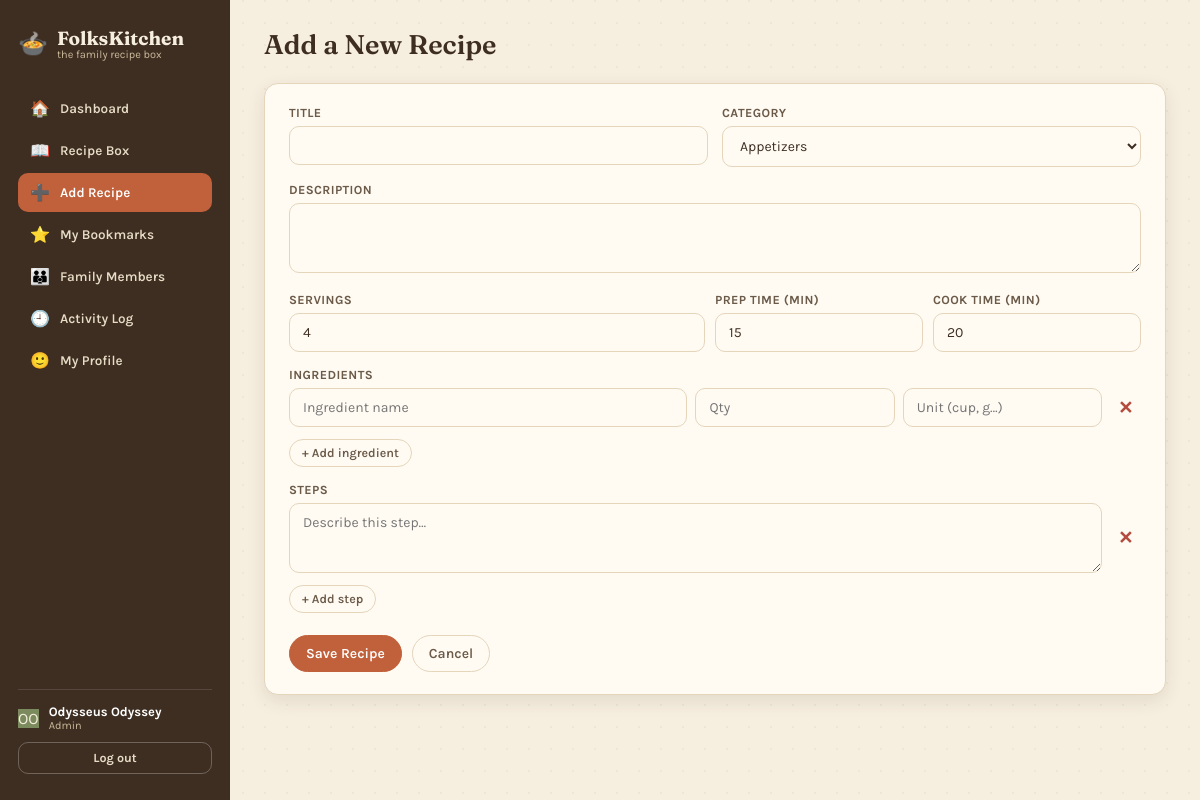
/recipe_form.php (signed in), run on the app's committed database.
### tables this page shows
CREATE TABLE Users
(
  User_ID       INT          NOT NULL AUTO_INCREMENT,
  First_Name    VARCHAR(50)  NOT NULL,
  Last_Name     VARCHAR(50)  NOT NULL,
  Username      VARCHAR(50)  NOT NULL,
  Email         VARCHAR(100) NOT NULL,
  Password_Hash VARCHAR(255) NOT NULL,
  Birthdate     DATE         NOT NULL,
  Gender        VARCHAR(20)  NOT NULL,
  City          VARCHAR(100) NOT NULL,
  Role          VARCHAR(20)  NOT NULL,
  Created_At    DATETIME     NOT NULL,
  PRIMARY KEY (User_ID)
);

CREATE TABLE Categories
(
  Category_ID   INT         NOT NULL AUTO_INCREMENT,
  Category_Name VARCHAR(50) NOT NULL,
  Description   TEXT        NOT NULL,
  PRIMARY KEY (Category_ID)
);

### database/config/database.php (called while the page is built)
<?php
return [
    'host'   => 'localhost',
    'dbname' => 'folkskitchen',
    'user'   => 'root',
    'pass'   => '',
    'charset'=> 'utf8mb4',
];

### classes/Database.php (called while the page is built)
<?php
class Database
{
    private static ?PDO $instance = null;
    public static function getConnection(): PDO
    {
        if (self::$instance === null) {
            $config = require __DIR__ . '/../config/database.php';
            $dsn = sprintf(
                'mysql:host=%s;dbname=%s;charset=%s',
                $config['host'],
                $config['dbname'],
                $config['charset'] ?? 'utf8mb4'
            );
            try {
                self::$instance = new PDO($dsn, $config['user'], $config['pass'], [
                    PDO::ATTR_ERRMODE            => PDO::ERRMODE_EXCEPTION,
                    PDO::ATTR_DEFAULT_FETCH_MODE => PDO::FETCH_ASSOC,
                    PDO::ATTR_EMULATE_PREPARES   => false,
                ]);
            } catch (PDOException $e) {
                die(
                    'Database connection failed: ' . $e->getMessage() .
                    '. Check config/database.php and make sure the "folkskitchen" ' .
                    'database has been created and imported (see database/ folder).'
                );
            }
        }
        return self::$instance;
    }
}

### classes/User.php (called while the page is built, shortened)
<?php
require_once __DIR__ . '/Database.php';
class User
{
    public string $firstName;
    public string $lastName;
    public function __construct(array $row = [])
    {
        $this->id           = isset($row['User_ID']) ? (int) $row['User_ID'] : null;
        $this->firstName    = $row['First_Name'] ?? '';
        $this->lastName     = $row['Last_Name'] ?? '';
        $this->role         = $row['Role'] ?? self::ROLE_PARTICIPANT;
    }
    public function fullName(): string
    {
        return trim("{$this->firstName} {$this->lastName}");
    }
    public function initials(): string
    {
        $a = $this->firstName !== '' ? substr($this->firstName, 0, 1) : '';
        $b = $this->lastName !== '' ? substr($this->lastName, 0, 1) : '';
        return strtoupper($a . $b);
    }
    public static function findById(int $id): ?self
    {
        $stmt = Database::getConnection()->prepare('SELECT * FROM Users WHERE User_ID = ?');
        $stmt->execute([$id]);
        $row = $stmt->fetch();
        return $row ? new self($row) : null;
    }
}

### includes/bootstrap.php (called while the page is built, shortened)
<?php
require_once __DIR__ . '/../classes/Database.php';
require_once __DIR__ . '/../classes/User.php';
require_once __DIR__ . '/../classes/Category.php';
function e(?string $value): string
{
    return htmlspecialchars($value ?? '', ENT_QUOTES, 'UTF-8');
}
function currentUser(): ?User
{
    static $cached = false;
    if ($cached === false) {
        $cached = isset($_SESSION['user_id']) ? User::findById((int) $_SESSION['user_id']) : null;
    }
    return $cached;
}
function requireLogin(): User
{
    $user = currentUser();
    return $user;
}
function requireAdmin(): User
{
    $user = requireLogin();
    return $user;
}
function avatarColor(int $userId): string
{
    return AVATAR_COLORS[$userId % count(AVATAR_COLORS)];
}

### classes/Category.php (called while the page is built, shortened)
<?php
require_once __DIR__ . '/Database.php';
class Category
{
    public function __construct(array $row = [])
    {
        $this->id          = isset($row['Category_ID']) ? (int) $row['Category_ID'] : null;
        $this->name        = $row['Category_Name'] ?? '';
    }
    public static function all(): array
    {
        $rows = Database::getConnection()->query('SELECT * FROM Categories ORDER BY Category_Name')->fetchAll();
        return array_map(fn($row) => new self($row), $rows);
    }
}

### recipe_form.php (the view, shortened to what this page needs)
<?php
require_once __DIR__ . '/includes/bootstrap.php';
$user = requireAdmin();
$editId = isset($_GET['id']) ? (int) $_GET['id'] : (isset($_POST['id']) ? (int) $_POST['id'] : null);
$editing = $editId ? Recipe::findById($editId) : null;
$categories = Category::all();
$values = [
    'title' => $editing->title ?? '',
    'description' => $editing->description ?? '',
    'category_id' => $editing->categoryId ?? ($categories[0]->id ?? 0),
    'servings' => $editing->servings ?? 4,
    'prep_time' => $editing->prepTime ?? 15,
    'cook_time' => $editing->cookTime ?? 20,
];
$ingredientRows = $editing
    ? array_map(fn($i) => ['name' => $i->name, 'quantity' => $i->quantity, 'unit' => $i->unit], $editing->ingredients())
    : [['name' => '', 'quantity' => '', 'unit' => '']];
$stepRows = $editing ? array_map(fn($s) => $s->instruction, $editing->steps()) : [''];
$activeNav = 'add-recipe';
require __DIR__ . '/includes/header.php';
?>
<div class="topbar"><h2 class="page-title"><?= $editing ? 'Edit Recipe' : 'Add a New Recipe' ?></h2></div>
<div class="card">
  <form method="post" action="recipe_form.php<?= $editing ? '?id=' . $editing->id : '' ?>">
    <div class="form-grid2">
      <div class="form-row">
        <label>Title</label>
        <input type="text" name="title" required value="<?= e($values['title']) ?>">
      </div>
      <div class="form-row">
        <label>Category</label>
        <select name="category_id" required>
          <?php foreach ($categories as $c): ?>
            <option value="<?= $c->id ?>" <?= $values['category_id'] === $c->id ? 'selected' : '' ?>><?= e($c->name) ?></option>
          <?php endforeach; ?>
        </select>
      </div>
    </div>
    <div class="form-row">
      <label>Description</label>
      <textarea name="description" required><?= e($values['description']) ?></textarea>
    </div>
    <div class="form-grid3">
      <div class="form-row"><label>Servings</label><input type="number" min="1" name="servings" required value="<?= (int) $values['servings'] ?>"></div>
      <div class="form-row"><label>Prep time (min)</label><input type="number" min="0" name="prep_time" required value="<?= (int) $values['prep_time'] ?>"></div>
      <div class="form-row"><label>Cook time (min)</label><input type="number" min="0" name="cook_time" required value="<?= (int) $values['cook_time'] ?>"></div>
    </div>
    <div class="form-row">
      <label>Ingredients</label>
      <div id="ingredients-container">
        <?php foreach ($ingredientRows as $row): ?>
          <div class="dyn-row ingredient-row">
            <input type="text" name="ing_name[]" placeholder="Ingredient name" value="<?= e($row['name']) ?>">
            <input type="number" step="any" name="ing_qty[]" placeholder="Qty" value="<?= e((string) $row['quantity']) ?>">
            <input type="text" name="ing_unit[]" placeholder="Unit (cup, g…)" value="<?= e($row['unit']) ?>">
            <button type="button" class="row-remove" onclick="this.closest('.dyn-row').remove()" title="Remove">✕</button>
          </div>
        <?php endforeach; ?>
      </div>
      <button type="button" class="btn btn-ghost btn-sm add-row-btn" onclick="addRow('ingredients-container', ingredientRowHTML())">+ Add ingredient</button>
    </div>
    <div class="form-row">
      <label>Steps</label>
      <div id="steps-container">
        <?php foreach ($stepRows as $instruction): ?>
          <div class="dyn-row step-row">
            <textarea name="step_text[]" placeholder="Describe this step…" rows="2"><?= e($instruction) ?></textarea>
            <button type="button" class="row-remove" onclick="this.closest('.dyn-row').remove()" title="Remove">✕</button>
          </div>
        <?php endforeach; ?>
      </div>
      <button type="button" class="btn btn-ghost btn-sm add-row-btn" onclick="addRow('steps-container', stepRowHTML())">+ Add step</button>
    </div>
    <div class="form-actions">
      <button type="submit" class="btn btn-primary"><?= $editing ? 'Save Changes' : 'Save Recipe' ?></button>
      <a class="btn btn-ghost" href="<?= $editing ? 'recipe_detail.php?id=' . $editing->id : 'recipes.php' ?>">Cancel</a>
    </div>
  </form>
</div>
<?php require __DIR__ . '/includes/footer.php'; ?>

### includes/header.php (shortened to what this page needs)
<?php
$user = currentUser();
$activeNav = $activeNav ?? '';
$navItems = [
    ['id' => 'dashboard',  'href' => 'index.php',       'icon' => '🏠', 'label' => 'Dashboard'],
    ['id' => 'recipes',    'href' => 'recipes.php',     'icon' => '📖', 'label' => 'Recipe Box'],
    ['id' => 'add-recipe', 'href' => 'recipe_form.php', 'icon' => '➕', 'label' => 'Add Recipe', 'adminOnly' => true],
    ['id' => 'bookmarks',  'href' => 'bookmarks.php',   'icon' => '⭐', 'label' => 'My Bookmarks'],
    ['id' => 'members',    'href' => 'members.php',     'icon' => '👪', 'label' => 'Family Members', 'adminOnly' => true],
    ['id' => 'activity',   'href' => 'activity.php',    'icon' => '🕘', 'label' => 'Activity Log'],
    ['id' => 'profile',    'href' => 'profile.php',     'icon' => '🙂', 'label' => 'My Profile'],
];
?>
<!DOCTYPE html>
<html lang="en">
<head>
<link rel="stylesheet" href="assets/style.css">
</head>
<body>
<?php if ($user): ?>
<div id="app-shell" class="active">
  <aside class="sidebar">
    <div class="brand">
      <div class="brand-mark">🍲</div>
      <div>
        <div class="brand-name">FolksKitchen</div>
        <div class="brand-tag">the family recipe box</div>
      </div>
    </div>
    <nav class="nav">
      <?php foreach ($navItems as $item): ?>
        <a class="nav-item <?= $activeNav === $item['id'] ? 'active' : '' ?>" href="<?= e($item['href']) ?>">
          <span class="ic"><?= $item['icon'] ?></span> <?= e($item['label']) ?>
        </a>
      <?php endforeach; ?>
    </nav>
    <div class="sidebar-footer">
      <div class="sidebar-user">
        <div class="avatar" style="background:<?= avatarColor($user->id) ?>"><?= e($user->initials()) ?></div>
        <div>
          <div class="name"><?= e($user->fullName()) ?></div>
          <div class="role"><?= e($user->role) ?></div>
        </div>
      </div>
      <a class="logout-btn" href="logout.php" style="display:block; text-align:center; text-decoration:none;">Log out</a>
    </div>
  </aside>
  <main class="main">
<?php else: ?>
  <main class="main" style="max-width:none;">
<?php endif; ?>

### assets/style.css (style rules this page uses)
:root { --cream:#F6EEDF; --paper:#FFFBF3; --paper-edge:#EFE3C8; --ink:#3E2E22; --ink-soft:#6B5A48; --terracotta:#C1613B; --terracotta-dark:#A44E2E; --sage:#7C8B5D; --sage-dark:#5F6D45; --mustard:#DDA23B; --line:#E4D5BB; --danger:#B44B3E; --shadow: 0 6px 18px rgba(62,46,34,0.10); --radius: 14px; }
* { box-sizing:border-box; }
html,body { margin:0;padding:0; }
body { font-family:'Karla', sans-serif; background: radial-gradient(circle at 1px 1px, rgba(62,46,34,0.045) 1px, transparent 0) 0 0/22px 22px, var(--cream); color:var(--ink); min-height:100vh; -webkit-font-smoothing:antialiased; }
h1,h2,h3,h4 { font-family:'Fraunces', serif; font-weight:600; margin:0; color:var(--ink); }
a { color:inherit; }
button { font-family:inherit; cursor:pointer; }
input, select, textarea { font-family:inherit; }
.btn { display:inline-flex; align-items:center; gap:6px; padding:9px 16px; border-radius:999px; border:1.5px solid var(--ink); background:transparent; color:var(--ink); font-weight:600; font-size:14px; transition: transform .12s ease, background .15s ease, color .15s ease; text-decoration:none; }
.btn-primary { background:var(--terracotta); border-color:var(--terracotta); color:#fff; }
.btn-ghost { border-color:var(--line); color:var(--ink-soft); }
.btn-sm { padding:6px 12px; font-size:12.5px; }
#app-shell { display:flex; min-height:100vh; }
.sidebar { width:230px; flex:none; background:var(--ink); color:var(--cream); padding:26px 18px; display:flex; flex-direction:column; gap:22px; min-height:100vh; position:sticky; top:0; }
.brand { display:flex; align-items:center; gap:9px; }
.brand-mark { font-size:24px; }
.brand-name { font-family:'Fraunces',serif; font-size:19px; font-weight:700; color:var(--cream); }
.brand-tag { font-size:11px; color:#C9B99A; margin-top:-2px; }
nav.nav { display:flex; flex-direction:column; gap:3px; margin-top:6px; }
.nav-item { display:flex; align-items:center; gap:10px; padding:10px 12px; border-radius:10px; color:#E7DCC5; font-size:13.5px; font-weight:600; border:none; background:transparent; text-align:left; width:100%; transition: background .15s ease, color .15s ease; text-decoration:none; }
.nav-item .ic { font-size:16px; width:20px; text-align:center; }
.nav-item.active { background:var(--terracotta); color:#fff; }
.sidebar-footer { margin-top:auto; padding-top:14px; border-top:1px solid rgba(255,255,255,0.12); }
.sidebar-user { display:flex; align-items:center; gap:10px; margin-bottom:10px; }
.sidebar-user .name { font-size:13px; font-weight:700; color:#fff; }
.sidebar-user .role { font-size:11px; color:#C9B99A; }
.logout-btn { width:100%; background:transparent; border:1.5px solid rgba(255,255,255,0.25); color:#E7DCC5; border-radius:10px; padding:8px; font-size:12.5px; font-weight:700; }
.main { flex:1; padding:28px 34px 60px; max-width:1180px; }
.topbar { display:flex; align-items:flex-start; justify-content:space-between; gap:16px; margin-bottom:22px; flex-wrap:wrap; }
.page-title { font-size:27px; }
.card { background:var(--paper); border:1px solid var(--line); border-radius:var(--radius); padding:22px 24px; box-shadow:var(--shadow); }
form .form-row { margin-bottom:16px; }
form label { display:block; font-size:12.5px; font-weight:700; color:var(--ink-soft); margin-bottom:6px; text-transform:uppercase; letter-spacing:.03em; }
form input[type=text], form input[type=email], form input[type=password], form input[type=date], form input[type=number], form select, form textarea { width:100%; padding:10px 13px; border-radius:10px; border:1.5px solid var(--line); background:var(--paper); font-size:14px; color:var(--ink); }
form textarea { resize:vertical; min-height:70px; }
.form-grid2 { display:grid; grid-template-columns:1fr 1fr; gap:14px; }
.form-grid3 { display:grid; grid-template-columns:2fr 1fr 1fr; gap:10px; }
.dyn-row { display:grid; grid-template-columns:2fr 1fr 1fr auto; gap:8px; margin-bottom:8px; align-items:center; }
.dyn-row.step-row { grid-template-columns:1fr auto; }
.row-remove { background:none; border:none; color:var(--danger); font-size:18px; font-weight:700; padding:4px 8px; }
.add-row-btn { margin-top:4px; }
.form-actions { display:flex; gap:10px; margin-top:22px; }

### data on the page
users: $user->initials() "OO", $user->fullName() "Odysseus Odyssey", Role "Admin"
categories: servings "4", prep_time "15", cook_time "20"

### other printed values
$item['icon'] "🏠"
$item['label'] "Dashboard"
$item['icon'] "📖"
$item['label'] "Recipe Box"
$item['icon'] "➕"
$item['label'] "Add Recipe"
$item['icon'] "⭐"
$item['label'] "My Bookmarks"
$item['icon'] "👪"
$item['label'] "Family Members"
$item['icon'] "🕘"
$item['label'] "Activity Log"
$item['icon'] "🙂"
$item['label'] "My Profile"
form field category_id "Appetizers"
